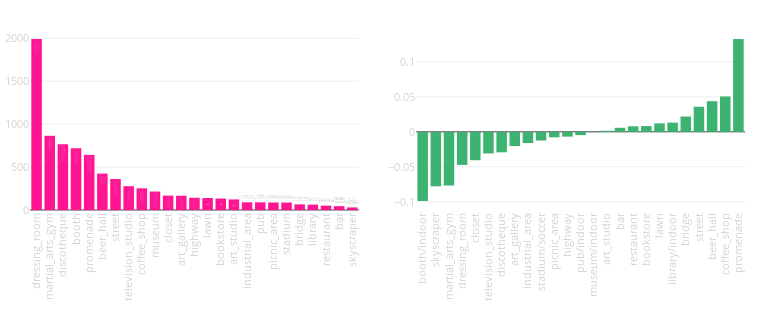

Notebook source saved alongside this figure:
### Code cell
def tags_rate_delta_combine(bar_x, bar_y, delta_bar_x, delta_bar_y):
    FONT_SIZE = 11
    PLOT_WIDTH = 770
    PLOT_HEIGHT = 330
    VERTICAL_SPACING = 0.15
    RATE_BAR_COLOR = 'deeppink'
    DELTA_BAR_COLOR = 'mediumseagreen'
    TICKFONT_COLOR = 'lightgrey'
    MARGIN = go.layout.Margin(t=30, b=120, l=30, r=25)
    
    fig = tools.make_subplots(rows=1, cols=2, print_grid=False, 
                              horizontal_spacing=0.08,
                              vertical_spacing=VERTICAL_SPACING)

    fig.append_trace(go.Bar(x=bar_x,
                            y=bar_y,
                            marker=dict(color=RATE_BAR_COLOR),
                            text=[" <br>".join(id_list_to_name(x)) 
                                                  for x in top_places],
                            hoverinfo="y+text"), 1,1)

    fig.append_trace(go.Bar(x=delta_bar_x,
                            y=delta_bar_y,
                            marker = dict(color=DELTA_BAR_COLOR)),1,2)

    yaxis_style = dict(tickfont=dict(size=FONT_SIZE, color=TICKFONT_COLOR))
    xaxis_style = dict(tickfont=dict(size=FONT_SIZE, color=TICKFONT_COLOR), 
                       tickangle=-90)
    
    fig['layout'].update(height=PLOT_HEIGHT, width=PLOT_WIDTH,
                         yaxis1=yaxis_style, yaxis2=yaxis_style,
                         xaxis1=xaxis_style, xaxis2=xaxis_style,
                         margin=MARGIN, showlegend=False)

    py.iplot(fig, show_link=False)

    
tags_rate_delta_combine([x[0].split("/")[0] for x in scenes_result][N_SKIP:],
                        [x[1] for x in scenes_result][N_SKIP:],
                        [x[0] for x in sc_delta],
                        [x[1] for x in sc_delta])

### Figure 1 — Plotly figure (JSON) as saved in the notebook; plotly's stock layout.template omitted (floating-point values rounded to 4 significant figures)
{"data": [{"hoverinfo": "y+text", "marker": {"color": "deeppink"}, "text": ["Popcorn_Studio <br>Фотостудия_Мел <br>Клиника_им_Н_И_Пирогова <br>Studio_212 <br>BEDFORD_STUDIO", "Stone_Fight_Gym <br>Спортивный_клуб_Олимп <br>Backstage_CrossFit <br>Fight_Fabrika <br>ART_of_Fitness", "Club_154 <br>Лаборатория_31 <br>РетроДискотека_ру_Клуб_Па... <br>Santa_Barbara_Night_Club <br>Хаусбар_Озерки_Санкт_Пете...", "Saint_Petersburg_State_Un... <br>Лэти <br>Петроконгресс <br>Континент_Бухарестская_30 <br>Конгресс_Холл_Васильевски...", "Набережная_Лейтенанта_Шми... <br>Свердловская_Набережная <br>Санкт_Петербург_Английска... <br>Английская_набережная <br>Дворцовая_Набережная_Д_18", "Tower_Pub <br>Dickens_pub <br>Douglas_Bar <br>Radio_Ireland_Irish_Pub <br>Cafe_Manneken_Pis", "Средний_Проспект_В_О <br>Марафон_Ergo_White_Nights <br>Малая_Конюшенная_Улица <br>Улица_Кирочная <br>Вознесенский_Проспект", "Открытая_киностудия_Лендо... <br>Лендок <br>Телецентр_Чапыгина_6 <br>Чаплин_Холл <br>RWS", "Радости_Кофе <br>ANY_Pasta_сеть_ресторанов... <br>Характер_Кофе <br>Seize_the_Impress <br>Starbucks_Russia", "музей_современного_искусс... <br>Набережная_Реки_Смоленки <br>Музей_истории_религии_Mus... <br>Imperial_Academy_of_Arts <br>Музей_Эрарта_Erarta_Museu...", "Метро_Адмиралтейская <br>Unique_Fabric_Каменноостр... <br>Заневский_каскад <br>Unique_Fabric_Гороховая_у... <br>8_store", "Музей_МИСП <br>Erarta_Design <br>музей_современного_искусс... <br>Санкт_Петербургский_Союз... <br>Музей_современного_искусс...", "КАД_СПБ <br>Приморское_Шоссе <br>ЗСД <br>Кубинская_Улица <br>Московское_Шоссе", "Михайловский_сад <br>Академика_Сахарова_парк <br>Alexander_Garden_Saint_Pe... <br>Сенатская_Площадь <br>Полюстровский_Парк", "Playloft_GaGa <br>Всероссийский_музей_А_С_П... <br>Institut_fran_ais_de_Sain... <br>Академия_Художеств <br>Музей_квартира_Пушкина", "Академия_Художеств <br>Sashatattooing <br>Музей_МИСП <br>Pakhanoff_Tattoo_Art <br>Chesme_Church", "Биржевой_мост <br>Крейсер_Аврора <br>Морской_Порт_Санкт_Петерб... <br>Alexander_Column <br>Санкт_Петербург_Приморски...", "Биржа_Бар <br>Douglas_Bar <br>Tower_Pub <br>Puberty <br>Ресторан_Маймун_24_часа", "Санкт_Петербург_Измайловс... <br>Елагин_дворец <br>Youth_Theatre_on_the_Font... <br>Alexander_Garden_Saint_Pe... <br>New_Holland_Island", "Estadio_Krestovski <br>Stade_de_Saint_P_tersbour... <br>Zenit_Arena <br>Стадион_Петровский <br>Стадион_Стадион_Петровски...", "Причал <br>Новокрестовская_Станция_м... <br>Kanonersky_Island <br>ЗСД <br>Стадион_Зенит_Арена", "Всероссийский_музей_А_С_П... <br>Музей_квартира_Пушкина <br>Institut_fran_ais_de_Sain... <br>Российская_национальная_б... <br>Главпочтамт", "The_Safe <br>WAVE_burgers_more <br>Ресторан_Северянин <br>ANY_Pasta_сеть_ресторанов... <br>Марчелиs_Невский_21", "На_Вина_Бар_Шоп <br>Dickens_pub <br>Radio_Ireland_Irish_Pub <br>Breaking_Bad_beer_cafe <br>Kлеver_CAFE", "Москва_Сити <br>Москва_City <br>Атлантик_Сити <br>Площадь_Конституции <br>ТРК_Атлантик_Сити"], "type": "bar", "uid": "2d642dac-05ea-11e9-b12b-3c15c2cf2370", "x": ["dressing_room", "martial_arts_gym", "discotheque", "booth", "promenade", "beer_hall", "street", "television_studio", "coffee_shop", "museum", "closet", "art_gallery", "highway", "lawn", "bookstore", "art_studio", "industrial_area", "pub", "picnic_area", "stadium", "bridge", "library", "restaurant", "bar", "skyscraper"], "xaxis": "x", "y": [1992.0, 864.3, 765.9, 719.3, 642.4, 424.0, 361.0, 277.4, 252.7, 215.0, 167.7, 166.0, 142.6, 139.3, 133.3, 123.0, 89.4, 88.9, 87.63, 86.51, 65.45, 62.34, 50.63, 44.87, 30.26], "yaxis": "y"}, {"marker": {"color": "mediumseagreen"}, "type": "bar", "uid": "2d65f452-05ea-11e9-ad3f-3c15c2cf2370", "x": ["booth/indoor", "skyscraper", "martial_arts_gym", "dressing_room", "closet", "television_studio", "discotheque", "art_gallery", "industrial_area", "stadium/soccer", "picnic_area", "highway", "pub/indoor", "museum/indoor", "art_studio", "bar", "restaurant", "bookstore", "lawn", "library/indoor", "bridge", "street", "beer_hall", "coffee_shop", "promenade"], "xaxis": "x2", "y": [-0.09901, -0.07801, -0.07686, -0.04736, -0.04062, -0.03095, -0.02934, -0.0203, -0.01606, -0.01242, -0.007854, -0.006903, -0.004753, -0.0005702, 0.001535, 0.005745, 0.007925, 0.00823, 0.01207, 0.01317, 0.02185, 0.03585, 0.0438, 0.0506, 0.1328], "yaxis": "y2"}], "layout": {"height": 330, "margin": {"b": 120, "l": 30, "r": 25, "t": 30}, "showlegend": false, "width": 770, "xaxis": {"anchor": "y", "domain": [0, 0.46], "tickangle": -90, "tickfont": {"color": "lightgrey", "size": 11}}, "xaxis2": {"anchor": "y2", "domain": [0.54, 1], "tickangle": -90, "tickfont": {"color": "lightgrey", "size": 11}}, "yaxis": {"anchor": "x", "domain": [0, 1], "tickfont": {"color": "lightgrey", "size": 11}}, "yaxis2": {"anchor": "x2", "domain": [0, 1], "tickfont": {"color": "lightgrey", "size": 11}}}}
